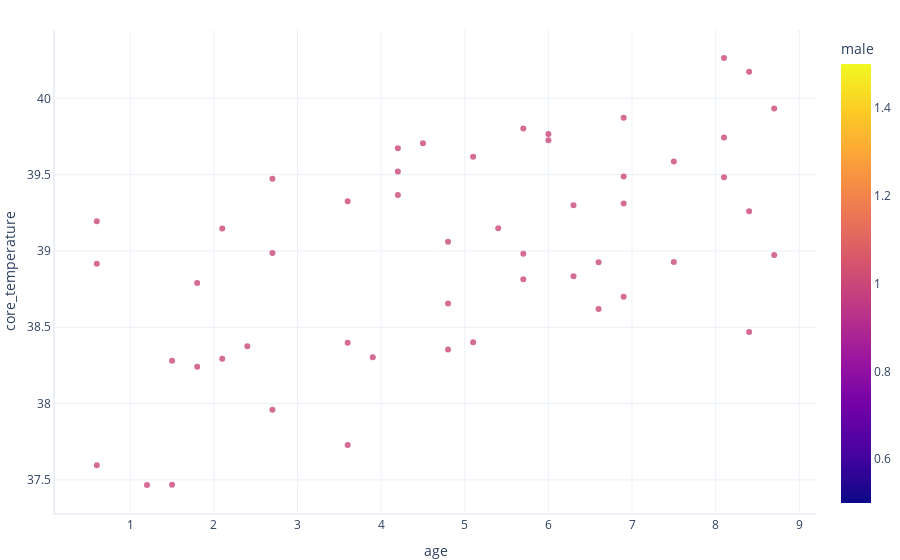

Notebook cell for this chart:
### Code cell
px.scatter(dataset.loc[dataset["male"] == 1],
    x='age',                              # x-axis: sex categories
    y='core_temperature', 
    color="male"                            # y-axis: port categories
   # bubble color based on survival rate
    )

### Figure 1 — Plotly figure (JSON) as saved in the notebook; plotly's stock layout.template omitted (floating-point values rounded to 4 significant figures)
{"data": [{"hovertemplate": "age=%{x}<br>core_temperature=%{y}<br>male=%{marker.color}<extra></extra>", "legendgroup": "", "marker": {"color": [1, 1, 1, 1, 1, 1, 1, 1, 1, 1, 1, 1, 1, 1, 1, 1, 1, 1, 1, 1, 1, 1, 1, 1, 1, 1, 1, 1, 1, 1, 1, 1, 1, 1, 1, 1, 1, 1, 1, 1, 1, 1, 1, 1, 1, 1, 1, 1, 1, 1, 1], "coloraxis": "coloraxis", "symbol": "circle"}, "mode": "markers", "name": "", "orientation": "v", "showlegend": false, "type": "scatter", "x": [5.4, 4.8, 4.8, 2.7, 5.7, 4.2, 1.5, 5.1, 5.1, 3.6, 4.2, 8.7, 6.3, 2.7, 6, 0.6, 6.9, 2.1, 3.6, 6.3, 2.4, 8.4, 7.5, 5.7, 4.2, 0.6, 4.8, 8.4, 8.1, 4.5, 7.5, 5.7, 6.9, 8.1, 0.6, 1.2, 6.6, 8.1, 2.7, 6.9, 3.9, 3.6, 8.7, 6.6, 2.1, 1.5, 1.8, 6.9, 8.4, 1.8, 6], "xaxis": "x", "y": [39.15, 39.06, 38.66, 39.47, 38.82, 39.52, 38.28, 38.4, 39.62, 37.73, 39.37, 39.93, 38.83, 38.99, 39.72, 37.6, 38.7, 38.29, 38.4, 39.3, 38.38, 38.47, 39.59, 39.8, 39.67, 38.92, 38.35, 40.17, 39.48, 39.71, 38.93, 38.98, 39.31, 40.26, 39.2, 37.47, 38.62, 39.74, 37.96, 39.49, 38.3, 39.33, 38.97, 38.93, 39.15, 37.47, 38.24, 39.87, 39.26, 38.79, 39.77], "yaxis": "y"}], "layout": {"coloraxis": {"colorbar": {"title": {"text": "male"}}, "colorscale": [[0, "#0d0887"], [0.1111, "#46039f"], [0.2222, "#7201a8"], [0.3333, "#9c179e"], [0.4444, "#bd3786"], [0.5556, "#d8576b"], [0.6667, "#ed7953"], [0.7778, "#fb9f3a"], [0.8889, "#fdca26"], [1, "#f0f921"]]}, "legend": {"tracegroupgap": 0}, "xaxis": {"anchor": "y", "domain": [0, 1], "title": {"text": "age"}}, "yaxis": {"anchor": "x", "domain": [0, 1], "title": {"text": "core_temperature"}}}}
